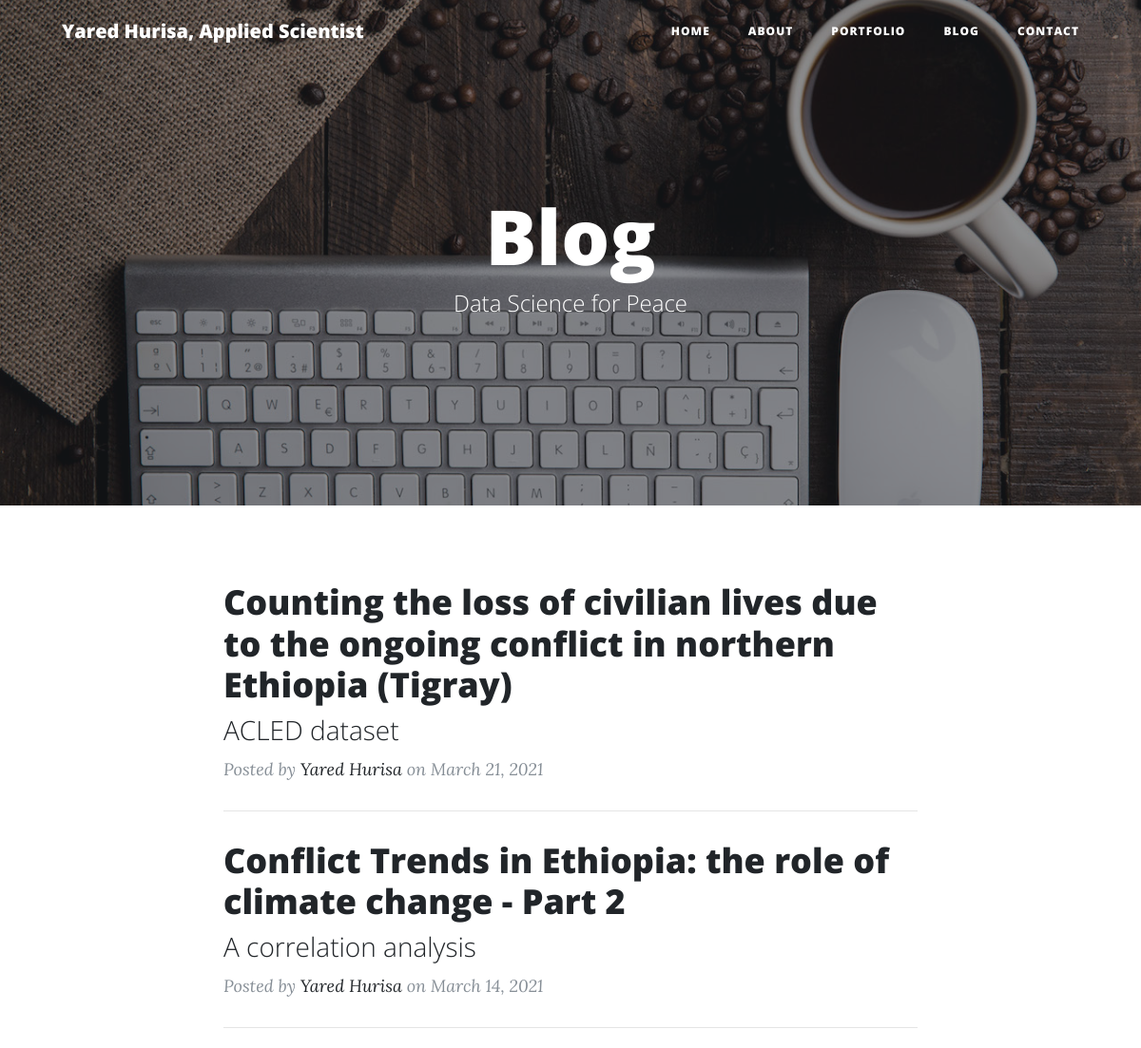
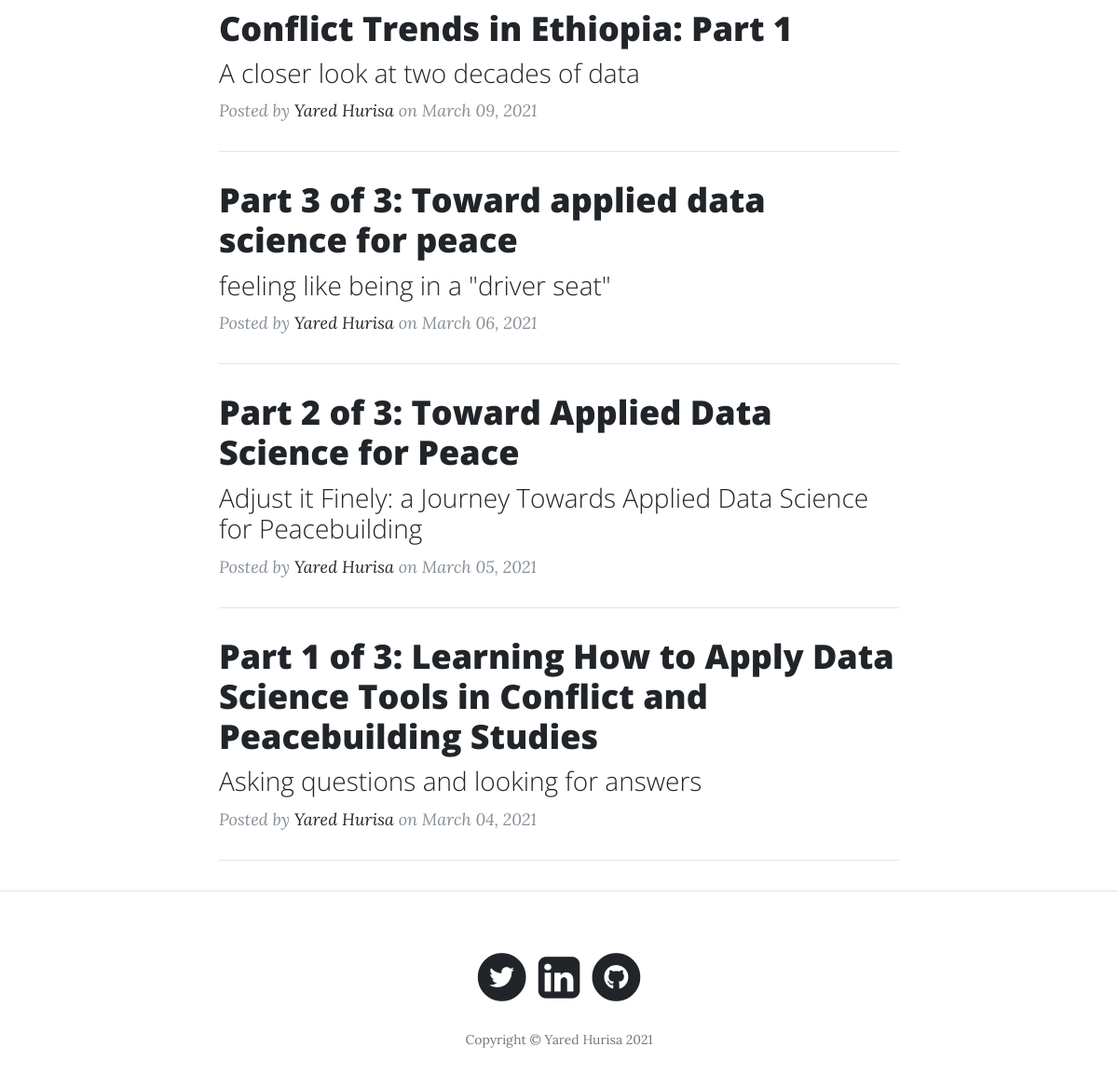
Page /blog on the committed database (2 pictures, top to bottom).
### app.py (models this page shows, shortened)
class Posts(db.Model):
    __tablename__ = "Blogpost"
    id = db.Column(db.Integer, primary_key=True)
    title = db.Column(db.String(255))
    subtitle = db.Column(db.String(255))
    content = db.Column(db.Text)
    author = db.Column(db.String(255))
    date_posted = db.Column(db.DateTime)
    slug = db.Column(db.String(255))

### app.py (the view)
@app.route('/blog')
def blog():
    posts = Posts.query.order_by(Posts.date_posted.desc()).all()
    return render_template('blog.html', posts=posts)

### templates/blog.html (shortened to what this page needs)
<!DOCTYPE html>
<html lang="en">
  <head>
    <link
      href="../static/vendor/bootstrap/css/bootstrap.min.css"
      rel="stylesheet"
    />
    <link
      href="../static/vendor/fontawesome-free/css/all.min.css"
      rel="stylesheet"
      type="text/css"
    />
    <link href="../static/css/clean-blog.min.css" rel="stylesheet" />
  </head>
  <body>
    <nav class="navbar navbar-expand-lg navbar-light fixed-top" id="mainNav">
      <div class="container">
        <a class="navbar-brand" href="/">Yared Hurisa, Applied Scientist</a>
        <div class="collapse navbar-collapse" id="navbarResponsive">
          <ul class="navbar-nav ml-auto">
            <li class="nav-item">
              <a class="nav-link" href="/">Home</a>
            </li>
            <li class="nav-item">
              <a class="nav-link" href="/about">About</a>
            </li>
            <li class="nav-item">
            <a class="nav-link" href="/portfolio">Portfolio</a>
          </li>
            <li class="nav-item">
              <a class="nav-link" href="/blog">Blog</a>
            </li>
            <li class="nav-item">
              <a class="nav-link" href="/contact">Contact</a>
            </li>
          </ul>
        </div>
      </div>
    </nav>
    <header
      class="masthead"
      style="background-image: url('../static/img/blog.jpeg')"
    >
      <div class="overlay"></div>
      <div class="container">
        <div class="row">
          <div class="col-lg-8 col-md-10 mx-auto">
            <div class="site-heading">
              <h1>Blog</h1>
              <span class="subheading">Data Science for Peace</span>
            </div>
          </div>
        </div>
      </div>
    </header>
    <div class="container">
      <div class="row">
        <div class="col-lg-8 col-md-10 mx-auto">
          {% for post in posts %}
          <div class="post-preview">
            <a href={{"/post/" + post.slug}}>
              <h2 class="post-title">
                {{post.title}}
              </h2>
              <h3 class="post-subtitle">
                {{post.subtitle}}
              </h3>
            </a>
            <p class="post-meta">
              Posted by
              <a href="#">{{post.author}}</a>
              on {{post.date_posted.strftime('%B %d, %Y')}}
            </p>
          </div>
          <hr />
          {% endfor %}
        </div>
      </div>
    </div>
<hr />
<footer>
  <div class="container">
    <div class="row">
      <div class="col-lg-8 col-md-10 mx-auto">
        <ul class="list-inline text-center">
          <li class="list-inline-item">
            <a href="https://twitter.com/yaredlemma6" target="_blank" rel="noopener noreferrer">
              <span class="fa-stack fa-lg">
                <i class="fas fa-circle fa-stack-2x"></i>
                <i class="fab fa-twitter fa-stack-1x fa-inverse"></i>
              </span>
            </a>
          <li class="list-inline-item">
             <a href="https://www.linkedin.com/in/yared-lemma/" target="_blank" rel="noopener noreferrer">
                <span class="fa-stack fa-lg">
                  <link rel="stylesheet" href="https://cdnjs.cloudflare.com/ajax/libs/font-awesome/4.7.0/css/font-awesome.min.css">
                  <i style="font-size:52px" class="fa">&#xf08c;</i>
                </span>
             </a>
          <li class="list-inline-item">
              <a href="https://github.com/ylh4" target="_blank" rel="noopener noreferrer">
                <span class="fa-stack fa-lg">
                  <i class="fas fa-circle fa-stack-2x"></i>
                  <i class="fab fa-github fa-stack-1x fa-inverse"></i>
                </span>
              </a>
          </li>
        </ul>
        <p class="copyright text-muted">
          Copyright &copy; Yared Hurisa 2021
        </p>
      </div>
    </div>
  </div>
</footer>
</body>
</html>

### rows in the picture
Posts: title "Counting the loss of civilian lives due to the ongoing conflict in northern Ethiopia (Tigray)", subtitle "ACLED dataset", author "Yared Hurisa", date_posted "March 21, 2021"
Posts: title "Conflict Trends in Ethiopia: the role of climate change - Part 2", subtitle "A correlation analysis", author "Yared Hurisa", date_posted "March 14, 2021"
Posts: title "Conflict Trends in Ethiopia: Part 1", subtitle "A closer look at two decades of data", author "Yared Hurisa", date_posted "March 09, 2021"
Posts: title "Part 3 of 3: Toward applied data science for peace", subtitle "feeling like being in a \"driver seat\"", author "Yared Hurisa", date_posted "March 06, 2021"
Posts: title "Part 2 of 3: Toward Applied Data Science for Peace", subtitle "Adjust it Finely: a Journey Towards Applied Data Science for Peacebuilding", author "Yared Hurisa", date_posted "March 05, 2021"
Posts: title "Part 1 of 3: Learning How to Apply Data Science Tools in Conflict and Peacebuilding Studies", subtitle "Asking questions and looking for answers", author "Yared Hurisa", date_posted "March 04, 2021"
